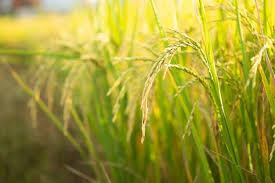
#> input picture python_implementation/test.jpg, 275 x 183 px
$ python main.py
#> lines starting #> are read from the running program, lines starting #| are printed output that depends on the picture
### python_implementation/discrete_cosine_transform.py
import math
from math import pi

m = 8
n = 8

cos_x = [[math.cos((2 * x + 1) * i * pi / (2 * m)) for x in range(m)] for i in range(m)]
cos_y = [[math.cos((2 * y + 1) * j * pi / (2 * n)) for y in range(n)] for j in range(n)]

def dctTransform(matrix):

    dct = []
    for i in range(m):
        dct.append([None for _ in range(n)])

    for i in range(m):
        for j in range(n):

            ci = (1 / math.sqrt(m)) if i == 0 else math.sqrt(2 / m)
            cj = (1 / math.sqrt(n)) if j == 0 else math.sqrt(2 / n)

            s = 0.0
            for x in range(m):
                for y in range(n):

                    dct1 = matrix[x][y] * cos_x[i][x] * cos_y[j][y]
                    s = s + dct1

            dct[i][j] = ci * cj * s


    return dct

for i in range(8):
    print(f"constant COS_X_ROW_{i} : cos_array := (", end="")
    print(", ".join(f"{cos_x[i][x]:.8f}" for x in range(8)), end=");\n")


# m & n is always 8, pi is constant as well as ci, cj, x and y. Create a dct matrix using the cosine matrix

### python_implementation/color_space_conversion.py


def rgb_to_YCbCr_converter(R: int, G: int, B: int) -> tuple[int, int, int]:
    """
    This module provides functions to convert images between RGB and YCBCr.
    Y represents Luminance, Cb represents the Blue-difference Chroma component,
    and Cr represents the Red-difference chroma component.
    """

    Y = 16 + ( (65.81 * R) +  (129.057 * G) + (25.064 * B) ) / 256
    Cb = 128 - ( (37.945 * R) +  (74.494 * G) - (112.439 * B) ) / 256
    Cr = 128 + ( (112.439 * R) -  (94.154 * G) - (18.285 * B) ) / 256

    return (int(round(Y)), int(round(Cb)), int(round(Cr)))

# [11 lines left out: function YCbCr_to_rgb_converter, not called in this run]

### python_implementation/quantization.py
import numpy as np

quant_matrix = np.array([
    [16, 11, 10, 16, 24, 40, 51, 61],
    [12, 12, 14, 19, 26, 58, 60, 55],
    [14, 13, 16, 24, 40, 57, 69, 56],
    [14, 17, 22, 29, 51, 87, 80, 62],
    [18, 22, 37, 56, 68,109,103, 77],
    [24, 35, 55, 64, 81,104,113, 92],
    [49, 64, 78, 87,103,121,120,101],
    [72, 92, 95, 98,112,100,103, 99]
])

def quantize_dct(dct_matrix, q_matrix=quant_matrix):

    dct = np.array(dct_matrix)
    quantized = np.round(dct / q_matrix).astype(int)

    return quantized

### python_implementation/zigzag_ordering.py
ZIGZAG_INDEX = [
    0,  1,  5,  6, 14, 15, 27, 28,
    2,  4,  7, 13, 16, 26, 29, 42,
    3,  8, 12, 17, 25, 30, 41, 43,
    9, 11, 18, 24, 31, 40, 44, 53,
   10, 19, 23, 32, 39, 45, 52, 54,
   20, 22, 33, 38, 46, 51, 55, 60,
   21, 34, 37, 47, 50, 56, 59, 61,
   35, 36, 48, 49, 57, 58, 62, 63
]

def zigzag_ordering(block):
    """
    Block: 8x8 list of lists
    returns: list of 64 values in zigzag order
    """
    out = [0] * 64

    for k in range(64):
        index = ZIGZAG_INDEX[k]
        row = index // 8
        col = index % 8
        out[k] = block[row][col]

    return out

# [14 lines left out: function inverse_zigzag_ordering, not called in this run]

### python_implementation/main.py
from color_space_conversion import rgb_to_YCbCr_converter, YCbCr_to_rgb_converter
import numpy as np
import pandas as pd
from PIL import Image
from discrete_cosine_transform import dctTransform
from quantization import quantize_dct
from zigzag_ordering import zigzag_ordering


img = Image.open("test.jpg").convert("RGB")
#> img is the input picture: PIL image 275x183 RGB; mean R, G, B 159.9, 154.5, 51.6
rgb_array = np.array(img)

# YCbCr color Conversion
h, w, _ = rgb_array.shape
#> h = 183; w = 275
ycbcr_array = np.zeros_like(rgb_array)

for i in range(h):
    for j in range(w):
        r, g, b = rgb_array[i, j]
        y, cb, cr = rgb_to_YCbCr_converter(r, g, b)
        ycbcr_array[i, j] = [y, cb, cr]
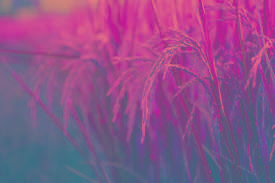
#> ycbcr_array: shape (183, 275, 3); mean R, G, B 140.1, 82, 137.7

ycbcr_img = Image.fromarray(ycbcr_array.astype(np.uint8), "RGB")
ycbcr_img.save("output_ycbcr.jpeg")
print("Saved image.")


luma_array = ycbcr_array[:,:,0]
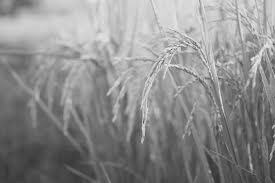
#> luma_array: shape (183, 275); min 49, max 232, mean 140.1

luma_img = Image.fromarray(luma_array.astype(np.uint8), mode='L')
luma_img.save("luma_component.jpeg")

# DCT Transform
block_size = 8
dct = np.zeros_like(luma_array, dtype=float)

for i in range(0, h, block_size):
    for j in range(0, w, block_size):
        block = luma_array[i: i+block_size, j:j+block_size]
        if block.shape == (8, 8):
            dct_block = dctTransform(block.tolist())
            for x in range(8):
                for y in range(8):
                    dct[i+x, j+y] = dct_block[x][y]
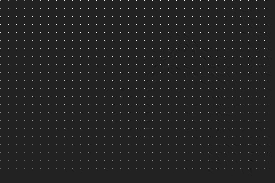
#> dct: shape (183, 275) float64; min -267.8, max 1733.6, mean 17.1; drawn with min black and max white


# dct_array = np.array(dct)
dct_coeff = np.array(dct)
normalized = np.log1p(np.abs(dct_coeff))
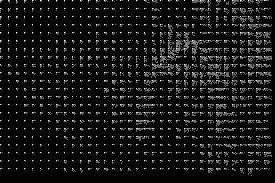
#> normalized: shape (183, 275) float64; min 0, max 7.46, mean 0.76; drawn with min black and max white

normalized = (normalized / normalized.max()) * 255
dct_image = Image.fromarray(normalized.astype(np.uint8))
dct_image.save("dct_image.jpeg")

# Quantization
# quantized_result = quantize_dct(dct_coeff)
quantized_result = np.zeros_like(dct_coeff, dtype=int)

for i in range(0, h, block_size):
    for j in range(0, w, block_size):
        block = dct_coeff[i:i+8, j:j+8]
        if block.shape == (8, 8):
            q_block = quantize_dct(block)
            quantized_result[i:i+8, j:j+8] = q_block

first_block = quantized_result[0:8, 0:8]
print("8x8 quantized block:")
print(pd.DataFrame(first_block).to_string(index=False, header=False))
#| 70 -4 -2 0 0 0 0 0
#|  3 -1  0 0 0 0 0 0
#| -1  0  0 0 0 0 0 0
#|  0  0  0 0 0 0 0 0
#|  0  0  0 0 0 0 0 0
#|  0  0  0 0 0 0 0 0
#|  0  0  0 0 0 0 0 0
#|  0  0  0 0 0 0 0 0

normalized_quantized_result = quantized_result - quantized_result.min()
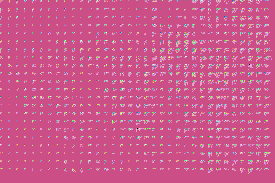
#> normalized_quantized_result: shape (183, 275) int64; 115 distinct labels, from 0 to 132; one colour per label, 0 black
normalized_quantized_result = (normalized_quantized_result / normalized_quantized_result.max() * 255).astype(np.uint8)

quantized_image = Image.fromarray(normalized_quantized_result)
quantized_image.save("quantized_image.jpeg")

num_blocks_h = h // block_size
num_blocks_w = w // block_size
zigzag_results = []

for i in range(0, h, block_size):
    for j in range(0, w, block_size):
        block = quantized_result[i:i+8, j:j+8]
        if block.shape == (8, 8):
            zigzag_vector = zigzag_ordering(block.tolist())
            zigzag_results.append(zigzag_vector)

print(f"\nTotal zigzag blocks: {len(zigzag_results)}")
#| Total zigzag blocks: 748
print(f"First block zigzag vector:\n{zigzag_results[0]}")
#| First block zigzag vector:
#| [70, -4, 0, 0, 0, 0, 0, 0, -2, 0, 0, 0, -1, 0, 0, 0, 0, 3, 0, 0, 0, 0, 0, 0, -1, 0, 0, 0, 0, 0, 0, 0, 0, 0, 0, 0, 0, 0, 0, 0, 0, 0, 0, 0, 0, 0, 0, 0, 0, 0, 0, 0, 0, 0, 0, 0, 0, 0, 0, 0, 0, 0, 0, 0]
